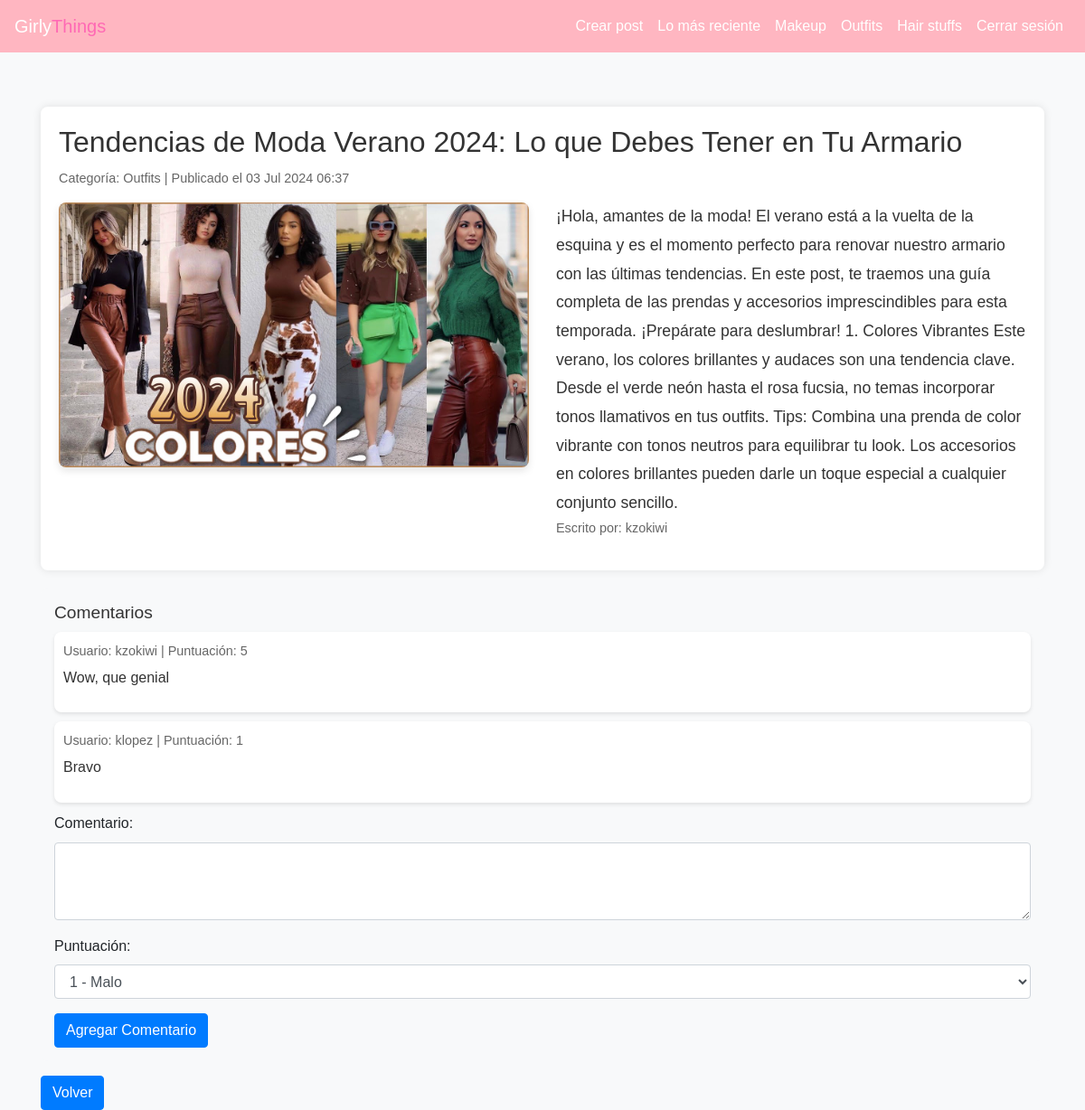
/post/12 (signed in), run on the app's committed database.
### app.py (models this page shows, shortened)
class Post(db.Model):
    post_id = db.Column(db.Integer, primary_key=True)
    title = db.Column(db.String(100), nullable=False)
    body = db.Column(db.Text, nullable=False)
    user_id = db.Column(db.Integer, db.ForeignKey('user.user_id'), nullable=False)
    category_id = db.Column(db.Integer, db.ForeignKey('category.category_id'), nullable=False)
    created_at = db.Column(db.DateTime, default=db.func.current_timestamp())
    image_path = db.Column(db.String(255))
    user = db.relationship('User', backref=db.backref('posts', lazy=True))
    category = db.relationship('Category', backref=db.backref('posts', lazy=True))

class Category(db.Model):
    category_id = db.Column(db.Integer, primary_key=True)
    category_name = db.Column(db.String(50), unique=True, nullable=False)

class User(db.Model, UserMixin):
    user_id = db.Column(db.Integer, primary_key=True)
    username = db.Column(db.String(50), unique=True, nullable=False)
    email = db.Column(db.String(100), unique=True, nullable=False)
    password = db.Column(db.String(255), nullable=False)

class Comment(db.Model):
    comment_id = db.Column(db.Integer, primary_key=True)
    body = db.Column(db.Text, nullable=False)
    rating = db.Column(db.Integer, nullable=False)
    user_id = db.Column(db.Integer, db.ForeignKey('user.user_id'), nullable=False)
    post_id = db.Column(db.Integer, db.ForeignKey('post.post_id'), nullable=False)
    created_at = db.Column(db.DateTime, default=db.func.current_timestamp())
    user = db.relationship('User', backref=db.backref('comments', lazy=True))
    post = db.relationship('Post', backref=db.backref('comments', lazy=True))

### app.py (the view, shortened to what this page needs)
@app.route("/post/<int:post_id>", methods=['GET', 'POST'])
@login_required
def view_post(post_id):
    post = Post.query.get_or_404(post_id)
    comments = Comment.query.filter_by(post_id=post_id).all()
    username = post.user.username
    return render_template('post.html', post=post, comments=comments, username=username)

### app.py (called while the page is built)
@login_manager.user_loader
def load_user(user_id):
    return User.query.get(int(user_id))

### templates/post.html (shortened to what this page needs)
<!DOCTYPE html>
<html lang="en">
<head>
    <link rel="stylesheet" href="https://stackpath.bootstrapcdn.com/bootstrap/4.5.2/css/bootstrap.min.css">
</head>
<body>
    <nav class="navbar navbar-expand-lg fixed-top">
        <a class="navbar-brand" href="/">Girly<span>Things</span></a>
        <div class="collapse navbar-collapse" id="navbarNav">
            <ul class="navbar-nav ml-auto">
                <li class="nav-item">
                    <a class="nav-link" href="/create_post">Crear post</a>
                </li>
                <li class="nav-item">
                    <a class="nav-link" href="/">Lo más reciente</a>
                </li>
                <li class="nav-item">
                    <a class="nav-link" href="/makeup">Makeup</a>
                </li>
                <li class="nav-item">
                    <a class="nav-link" href="/outfits">Outfits</a>
                </li>
                <li class="nav-item">
                    <a class="nav-link" href="/hair">Hair stuffs</a>
                </li>
                <li class="nav-item">
                    <a class="nav-link" href="/logout">Cerrar sesión</a>
                </li>
            </ul>
        </div>
    </nav>
    <div class="container mt-5">
        <div class="post-container">
            <h1 class="post-title">{{ post.title }}</h1>
            <p class="post-meta">Categoría: {{ post.category.category_name }} | Publicado el {{ post.created_at.strftime('%d %b %Y %H:%M') }}</p>
            <div class="row">
                <div class="col-md-6">
                    <img src="../{{ post.image_path }}" alt="{{ post.title }}" class="post-img">
                </div>
                <div class="col-md-6">
                    <div class="post-body">
                        {{ post.body | safe }}
                    </div>
                    <p class="post-meta">Escrito por: {{ post.user.username }} </p>
                </div>
            </div>
        </div>
         <div class="comment-container">
            <h2 class="comment-header">Comentarios</h2>
            {% for comment in comments %}
            <div class="comment">
                <p class="comment-meta">Usuario: {{ comment.user.username }} | Puntuación: {{ comment.rating }}</p>
                <p class="comment-body">{{ comment.body }}</p>
            </div>
            {% endfor %}
            <form action="{{ url_for('add_comment', post_id=post.post_id) }}" method="POST">
                <div class="form-group">
                    <label for="comment-body">Comentario:</label>
                    <textarea class="form-control" id="comment-body" name="body" rows="3" required></textarea>
                </div>
                <div class="form-group">
                    <label for="rating">Puntuación:</label>
                    <select class="form-control" id="rating" name="rating" required>
                        <option value="1">1 - Malo</option>
                    </select>
                </div>
                <button type="submit" class="btn btn-primary">Agregar Comentario</button>
            </form>
        </div>
        <a href="{{ url_for('home') }}" class="btn btn-primary mt-3">Volver</a>
    </div>
</body>
</html>

### templates/post.html (style rules this page uses)
body { font-family: Arial, sans-serif; line-height: 1.6; background-color: #f8f9fa; padding-top: 70px; }
.navbar { background-color: #ffb6c1; }
.navbar-brand, .navbar-nav .nav-link { color: #fff; }
.navbar-brand span { color: #ff69b4; }
.post-container { background-color: #fff; border-radius: 8px; box-shadow: 0 0 10px rgba(0,0,0,0.1); padding: 20px; margin-bottom: 20px; }
.post-title { font-size: 2em; color: #333; margin-bottom: 10px; }
.post-meta { font-size: 0.9em; color: #666; margin-bottom: 15px; }
.post-body { font-size: 1.1em; color: #333; line-height: 1.8; }
.post-img { max-width: 100%; border-radius: 8px; box-shadow: 0 4px 8px rgba(0,0,0,0.1); margin-bottom: 20px; }
.comment-container { background-color: #f8f9fa; border-radius: 8px; padding: 15px; margin-top: 20px; }
.comment-header { font-size: 1.2em; color: #333; margin-bottom: 10px; }
.comment { background-color: #fff; border-radius: 8px; box-shadow: 0 2px 4px rgba(0,0,0,0.1); padding: 10px; margin-bottom: 10px; }
.comment-meta { font-size: 0.9em; color: #666; margin-bottom: 5px; }
.comment-body { font-size: 1em; color: #333; line-height: 1.6; }

### data on the page
Post: title "Tendencias de Moda Verano 2024: Lo que Debes Tener en Tu Armario", created_at "03 Jul 2024 06:37", image_path (picture), body "¡Hola, amantes de la moda! El verano está a la vuelta de la esquina y es el momento perfecto para renovar nuestro armario con las últimas tendencias. En este post, te traemos una guía completa de las prendas y accesorios imprescindibles para esta temporada. ¡Prepárate para deslumbrar! 1. Colores Vibrantes Este verano, los colores brillantes y audaces son una tendencia clave. Desde el verde neón hasta el rosa fucsia, no temas incorporar tonos llamativos en tus outfits. Tips: Combina una prenda de color vibrante con tonos neutros para equilibrar tu look. Los accesorios en colores brillantes pueden darle un toque especial a cualquier conjunto sencillo."
Category: category.category_name "Outfits"
User: user.username "kzokiwi"
Comment: user.username "kzokiwi", rating "5", body "Wow, que genial"
Comment: user.username "klopez", rating "1", body "Bravo"
